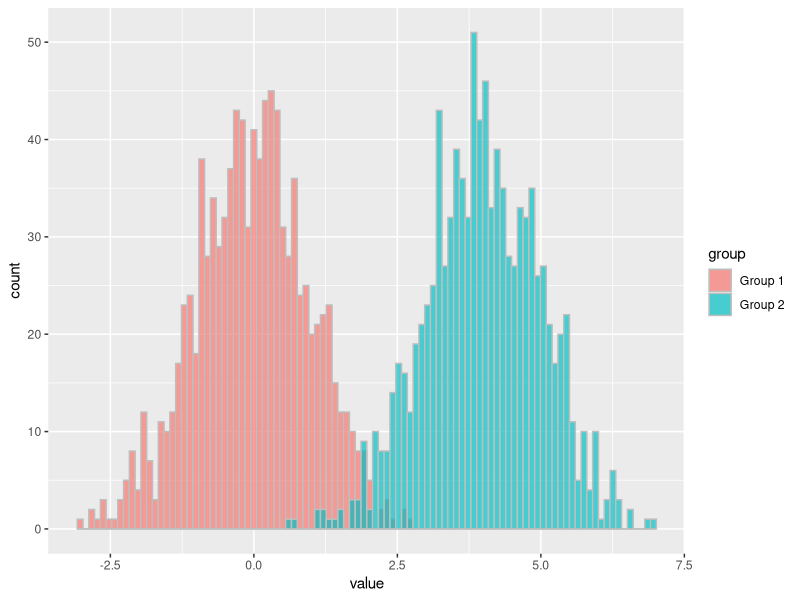
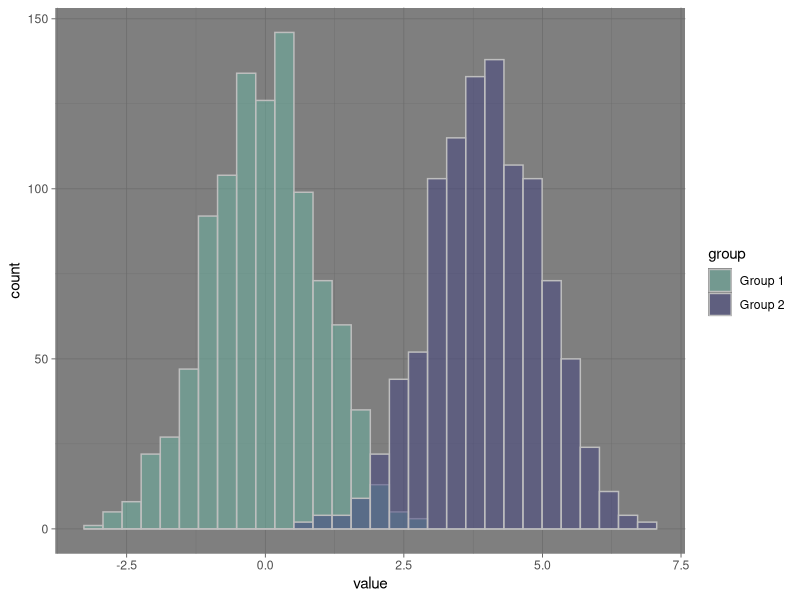
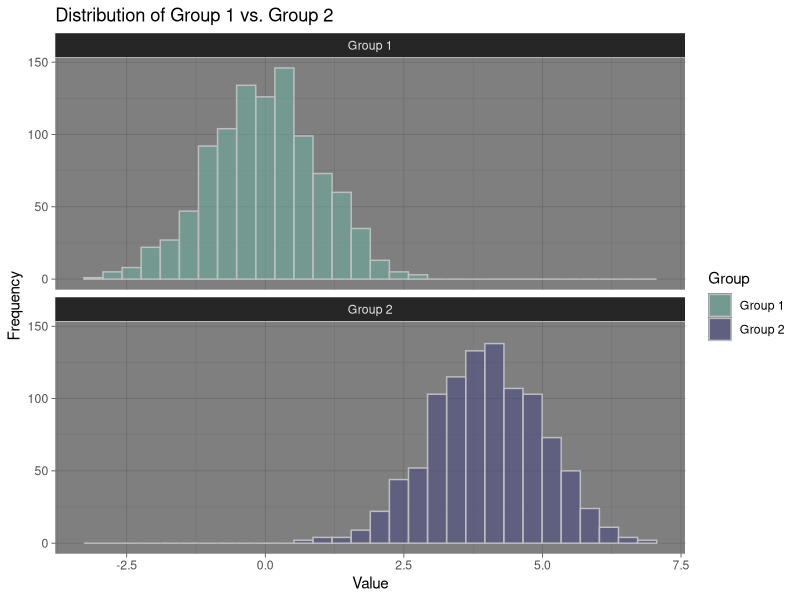
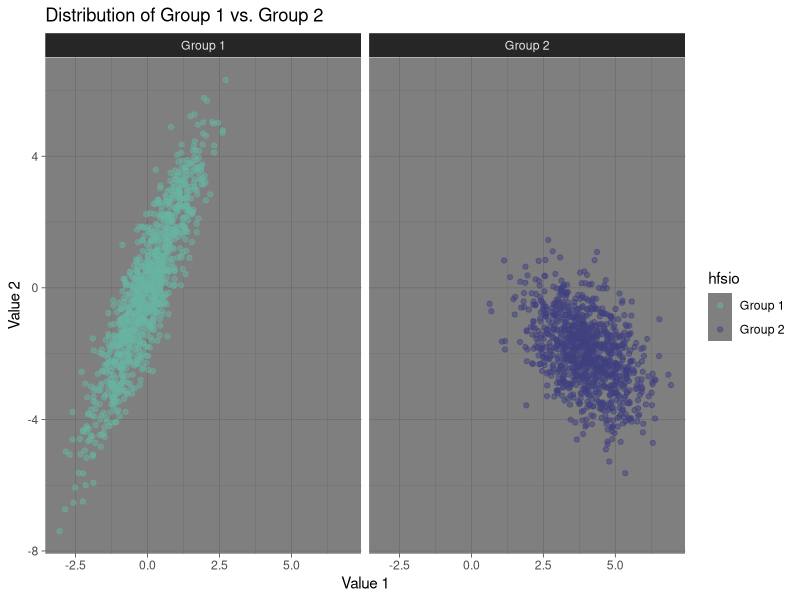

Source code (R) for these figures, in order:
# Exercise 1

x <- 10
(((x + 2) * 3) - 6) / 3

# Exercise 2

o1 <- 10
o2 <- o1 + 2
o3 <- o2 * 3
o4 <- o3 - 6
o5 <- o4 / 3

o5*3 == o4
o4 + 6 == o3
o3 / 3 == o2
o2 - 2 == o1

# Exercise 3

x <- 1:5
(((x + 2) * 3) - 6) / 3

# Exercise 4 

n_obs <- 5
dat <- data.frame(v1 = rnorm(n_obs, mean=1),
                  v2 = rnorm(n_obs, mean=2),
                  v3 = rnorm(n_obs, mean=3),
                  v4 = rnorm(n_obs, mean=4),
                  v5 = rnorm(n_obs, mean=5))

c(mean(dat[,1]), mean(dat[,2]), mean(dat[,3]), mean(dat[,4]), mean(dat[,5]))
sapply(dat, mean)
?sapply()
colMeans(dat)


# Exercise 5

# install.packages("ggplot2")
library(ggplot2)


# visualization -----------------------------------------------------------

# Build dataset with 2 groups and different distributions
group_n <- 1000 # number of observations per group
group <- c( rep("Group 1", group_n), rep("Group 2", group_n) ) # create grouping variable
value <-  c( rnorm(group_n, mean = 0), rnorm(group_n, mean=4)) # generate random values for both groups
data <- data.frame(group, value) # store variables in a data frame

# Represent it
ggplot(data, mapping = aes(x=value, fill = group) ) + 
  geom_histogram(bins = 100, position = "identity", alpha = .7, color = "gray")

ggplot(data, mapping = aes(x=value, fill = group)) + # data that should be plotted
  geom_histogram(position = "identity", alpha = .5, color = "gray") + # histogram & settings
  scale_fill_manual(values=c("#69b3a2", "#404080")) + #fill color of histogram bars
  theme_dark() # plot theme


# Exercise 6

ggplot(data, mapping = aes(x=value, fill = group)) + # data that should be plotted
  geom_histogram(position = "identity", alpha = .5, color = "gray") + # histogram & settings
  scale_fill_manual(values=c("#69b3a2", "#404080")) + # fill color of histogram bars
  theme_dark() + # plot theme
  labs(title = "Distribution of Group 1 vs. Group 2",
       x = "Value", 
       y = "Frequency",
       fill = "Group") + 
  facet_wrap(~group, nrow = 2)

#Exercise 7

data$value_2 <- c( data[1:1000, "value"]*2 + rnorm(group_n, mean = 0) ,  
                   data[1001:2000, "value"]*-.5 + rnorm(group_n, mean = 0))

ggplot(data, mapping = aes(x=value, y = value_2, color = group)) + # data that should be plotted
  geom_point(alpha = .5) + # histogram & settings
  scale_color_manual(values=c("#69b3a2", "#404080")) + # fill color of histogram bars
  labs(title = "Distribution of Group 1 vs. Group 2",
       x = "Value 1", 
       y = "Value 2",
       color = "hfsio") + 
  theme_dark() + # plot theme
  facet_wrap(~group)